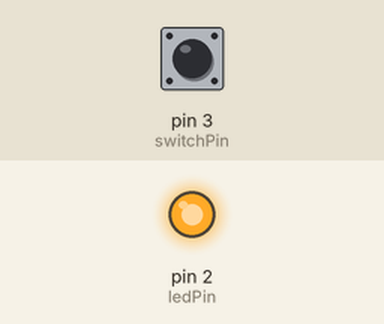
Bench run of a sketch on a simulated Arduino Uno, built with avr-gcc and run on an emulated ATmega328P. Shown: output pins drawn as LEDs (lit = HIGH). The inputs (shaded band) are chosen by the test bench; at power-on: pin 3 (switchPin) HIGH.

Above: at 1.2 s.
1.3 s: pin 3 (switchPin) pulled LOW for 0.15 s
At 2.0 s:
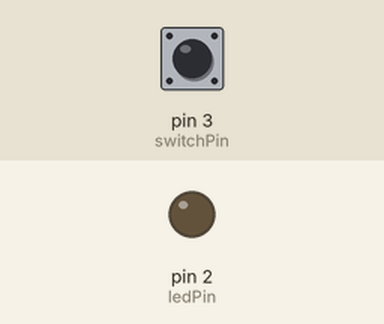
2.9 s: pin 3 (switchPin) pulled LOW for 1 s
At 4.2 s:
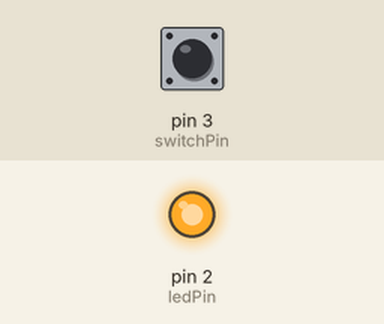
5.4 s: pin 3 (switchPin) pulled LOW for 3.2 s
At 9.1 s:
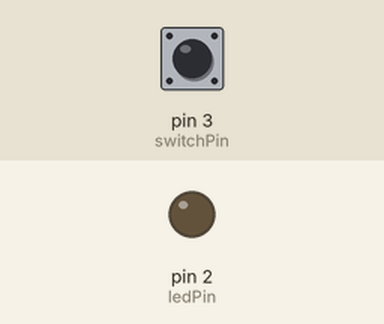
Timing chart, 0 to 10.6 s (numbered marks = the images above; inputs shaded):
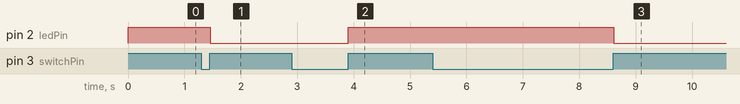

Measured:
- after the input at 1.3 s, pin 2 (ledPin): HIGH → LOW after 0.16 s
- after the input at 2.9 s, pin 2 (ledPin): LOW → HIGH after 1.0 s
- after the input at 5.4 s, pin 2 (ledPin): HIGH → LOW after 3.2 s

The sketch:

touch_sensor.ino
```cpp
const int switchPin = 3;
const int ledPin = 2;

int state;
int lastState;
int ledState;

void setup() {
  pinMode(ledPin,OUTPUT);
  pinMode(switchPin, INPUT_PULLUP);
}
void loop(){
  state = digitalRead(switchPin);
  if (state != lastState) {
    if (state==HIGH) {
      if (ledState==HIGH) ledState= LOW;
      else ledState = HIGH;
    }
    lastState=state;
  }
  digitalWrite(ledPin,ledState);
  delay(20);
}
```
